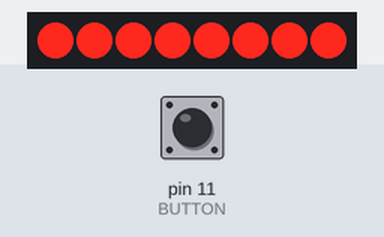
Bench run of a sketch on a simulated Arduino Uno, built with avr-gcc and run on an emulated ATmega328P. Shown: 8 shift-register outputs drawn as a row of LEDs (first output left, lit = HIGH). Wiring (inferred from the names in the program): shift register (74HC595): data pin 8; shift clock pin 10; latch pin 12. Wiring (inferred from the signals the program sends): row of LEDs: on Q0, Q1, Q2, Q3, Q4, Q5, Q6, Q7. The test bench sets the inputs (shaded band); at power-on: pin 11 (BUTTON) LOW.

Above: at 0.8 s.
0.9 s: pin 11 (BUTTON) pulled HIGH for 0.15 s
At 1.12 s:
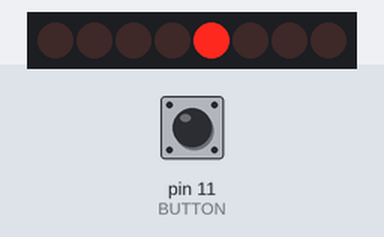
4.0 s: pin 11 (BUTTON) pulled HIGH for 1 s
At 4.74 s:
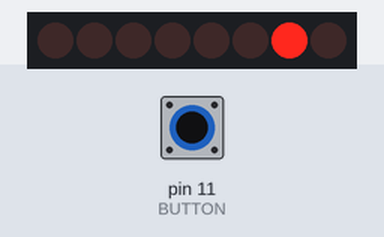
5.6 s: pin 11 (BUTTON) pulled HIGH for 3.2 s
At 6.82 s:
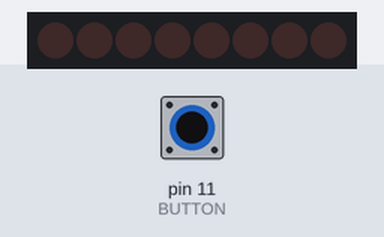
Timing chart, 0 to 16.3 s (numbered marks = the images above; inputs shaded):
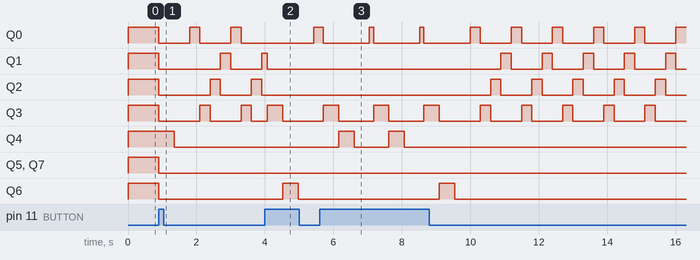

The sketch:

attiny13_simon_says.ino
```cpp
#define F_CPU 1200000UL
#include <avr/delay.h>
#include <avr/eeprom.h>
#include <avr/io.h>

#define DATA PB0
#define CLOCK PB2
#define LATCH PB4
#define BUTTON PB3
#define MAX_SIZE 20
#define REAL_SIZE (MAX_SIZE*4)
#define PRINT_DELAY_MS 450

uint8_t i; // common loop var
uint8_t temp; // shift_register loop var
uint16_t rand_num; // 2-byte var for generating random numbers
uint8_t seq[MAX_SIZE]; // sequence of REAL_SIZE 2-bit numbers
uint8_t btn; // var for button id
uint8_t cnt; // game counter
uint8_t active; // current stage of sequence
/*
  shift reg:
  0b00001111
  llllbbbb
  b - btn
  l - led
*/
void shift_register(uint8_t value) {
  for (temp = 0; temp < 8; temp++) {
    if (value & (1 << (7 - temp)))
      PORTB |= (1 << DATA);
    else
      PORTB &= ~(1 << DATA);
    PORTB |= (1 << CLOCK);
    PORTB &= ~(1 << CLOCK);
  }
  PORTB |= (1 << LATCH);
  PORTB &= ~(1 << LATCH);
}
uint8_t get_num(uint8_t pos) {
  return (seq[pos >> 2] >> ((pos & 0b11) << 1)) & 0b11; // magic
}
void generate_sequence() {
  for (i = 1; i < MAX_SIZE; i+=2) {
    rand_num = (rand_num >> 0x01U) ^
               (-(rand_num & 0x01U) & 0xB400U); // pseudo random gen
    seq[i] = rand_num & 0x00FF;
    seq[i-1] = (rand_num & 0xFF00) >> 8;
  }
}
void print_sequence() {
  for (i = 0; i < cnt; i++) {
    shift_register(1 << (get_num(i)+4));
    _delay_ms(PRINT_DELAY_MS);
    shift_register(0);
    _delay_ms(PRINT_DELAY_MS);
  }
}

int main() {
  DDRB = 0;
  DDRB |= (1 << CLOCK) | (1 << LATCH) | (1 << DATA);
  init();
  cnt = 1;
  active = 0;
  shift_register(0xFF); // generate seed using human
  while(!(PINB & (1 << BUTTON))) _delay_ms(10);
  rand_num = micros() ^ 0xabcd;
  generate_sequence();
  print_sequence();
  for (;;) {
    btn = 5;
    for (i = 0; i < 4; i++) {
      shift_register(1 << i);
      _delay_ms(20);
      if (PINB & (1 << BUTTON)) {
        _delay_ms(10);
        if (PINB & (1 << BUTTON)) {
          btn = i;
        }
      }
    }
    if (btn < 5) {
      _delay_ms(PRINT_DELAY_MS);
      if (btn == get_num(active)) {
        active++;
        if (active >= cnt) { // increase counter
          cnt++;
          if (cnt >= REAL_SIZE) { // overflow check
            generate_sequence();
            cnt = 0;
          }
          print_sequence();
          active = 0;
        }
      } else { // game is lost
        cnt = 1;
        active = 0;
        generate_sequence();
        print_sequence();
      }
    }
  }
}
```

Measured:
- after the input at 0.9 s, Q0: alternates HIGH for 0.30 s and LOW for 0.90 s, starting at once; Q1: HIGH → LOW at once, → HIGH 1.8 s later, → LOW 0.30 s later, → HIGH 0.90 s later
